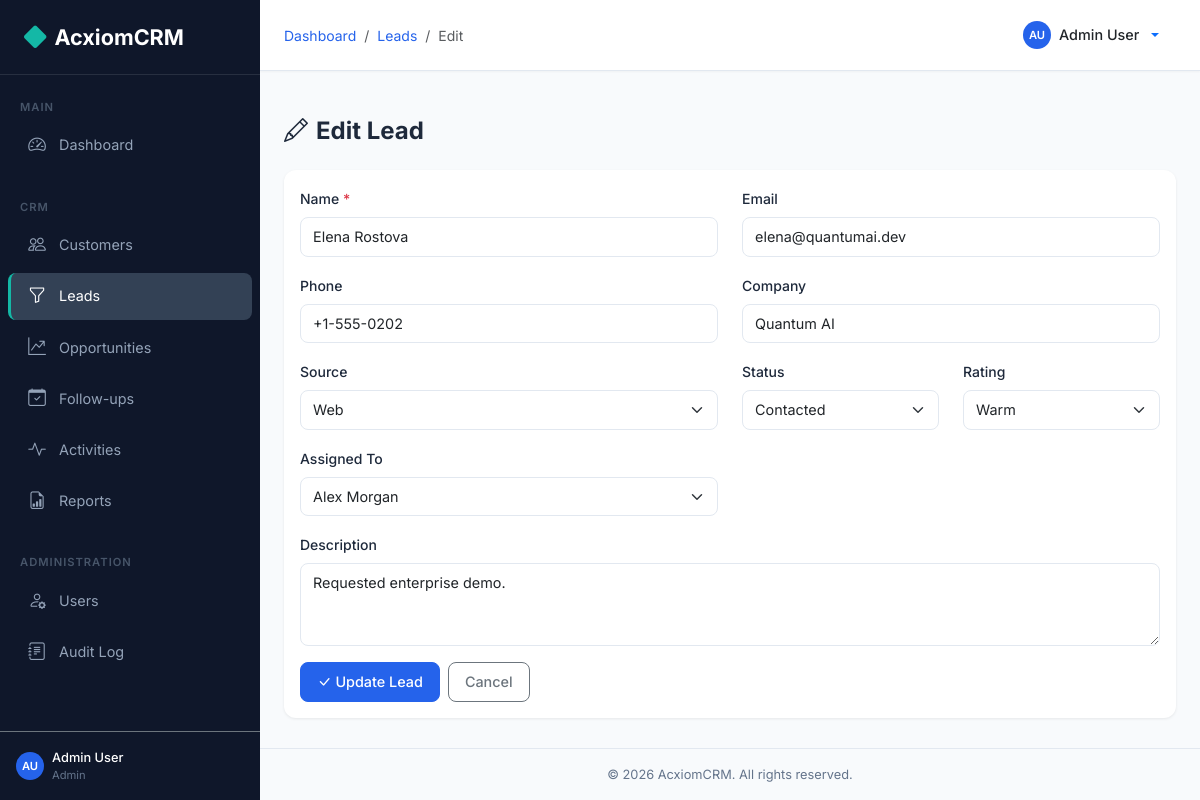
/leads/2/edit (signed in), run on the app's committed database.
### backend/models.py (models this page shows, shortened)
class User(UserMixin, db.Model):
    __tablename__ = 'users'
    id = db.Column(db.Integer, primary_key=True)
    first_name = db.Column(db.String(50), nullable=False)
    last_name = db.Column(db.String(50), nullable=False)
    email = db.Column(db.String(120), unique=True, nullable=False, index=True)
    password_hash = db.Column(db.String(256), nullable=False)
    phone = db.Column(db.String(20))
    role_id = db.Column(db.Integer, db.ForeignKey('roles.id'), nullable=False)
    is_active = db.Column(db.Boolean, default=True)
    failed_login_count = db.Column(db.Integer, default=0)
    lockout_until = db.Column(db.DateTime, nullable=True)
    created_at = db.Column(db.DateTime, default=datetime.utcnow)
    updated_at = db.Column(db.DateTime, default=datetime.utcnow, onupdate=datetime.utcnow)
    customers = db.relationship('Customer', backref='assigned_user', lazy='dynamic', foreign_keys='Customer.assigned_to')
    leads = db.relationship('Lead', backref='assigned_user', lazy='dynamic', foreign_keys='Lead.assigned_to')
    opportunities = db.relationship('Opportunity', backref='assigned_user', lazy='dynamic', foreign_keys='Opportunity.assigned_to')
    @property
    def full_name(self):
        return f'{self.first_name} {self.last_name}'
    def is_admin(self):
        return self.role and self.role.name == 'Admin'

class Role(db.Model):
    __tablename__ = 'roles'
    id = db.Column(db.Integer, primary_key=True)
    name = db.Column(db.String(50), unique=True, nullable=False)
    description = db.Column(db.String(200))
    permissions = db.relationship('Permission', secondary=role_permissions, backref='roles')
    users = db.relationship('User', backref='role', lazy='dynamic')

class Lead(db.Model):
    __tablename__ = 'leads'
    id = db.Column(db.Integer, primary_key=True)
    name = db.Column(db.String(100), nullable=False)
    email = db.Column(db.String(120), index=True)
    phone = db.Column(db.String(20))
    company = db.Column(db.String(100))
    source = db.Column(db.String(50))  # Web, Referral, Cold Call, etc.
    status = db.Column(db.String(20), default='New')  # New, Contacted, Qualified, Unqualified, Converted
    rating = db.Column(db.String(10))  # Hot, Warm, Cold
    description = db.Column(db.Text)
    assigned_to = db.Column(db.Integer, db.ForeignKey('users.id'))
    created_by = db.Column(db.Integer, db.ForeignKey('users.id'))
    converted = db.Column(db.Boolean, default=False)
    converted_customer_id = db.Column(db.Integer, db.ForeignKey('customers.id'))
    converted_date = db.Column(db.DateTime)
    created_at = db.Column(db.DateTime, default=datetime.utcnow)
    updated_at = db.Column(db.DateTime, default=datetime.utcnow, onupdate=datetime.utcnow)
    followups = db.relationship('FollowUp', backref='lead', lazy='dynamic')
    activities = db.relationship('Activity', backref='lead', lazy='dynamic')
    converted_customer = db.relationship('Customer', foreign_keys=[converted_customer_id])
    creator = db.relationship('User', foreign_keys=[created_by])

### backend/routes/leads.py (the view, shortened to what this page needs)
@leads_bp.route('/<int:id>/edit', methods=['GET', 'POST'])
@login_required
def edit(id):
    lead = Lead.query.get_or_404(id)
    users = User.query.filter_by(is_active=True).order_by(User.first_name).all()
    if not (current_user.is_admin() or current_user.is_manager()) and lead.assigned_to != current_user.id:
        abort(403)
    return render_template('leads/edit.html', lead=lead, users=users)

### backend/models.py (called while the page is built)
@login_manager.user_loader
def load_user(user_id):
    return User.query.get(int(user_id))

### frontend/templates/leads/edit.html (shortened to what this page needs)
{% extends 'base.html' %}
{% block breadcrumb %}
<li class="breadcrumb-item"><a href="{{ url_for('dashboard.index') }}">Dashboard</a></li>
<li class="breadcrumb-item"><a href="{{ url_for('leads.list_leads') }}">Leads</a></li>
<li class="breadcrumb-item active">Edit</li>
{% endblock %}
{% block content %}
<div class="page-header"><h1><i class="bi bi-pencil me-2"></i>Edit Lead</h1></div>
<div class="card">
    <div class="card-body">
        <form method="POST">
            <div class="row">
                <div class="col-md-6 mb-3">
                    <label class="form-label">Name <span class="text-danger">*</span></label>
                    <input type="text" class="form-control" name="name" required value="{{ lead.name }}">
                </div>
                <div class="col-md-6 mb-3">
                    <label class="form-label">Email</label>
                    <input type="email" class="form-control" name="email" value="{{ lead.email or '' }}">
                </div>
                <div class="col-md-6 mb-3">
                    <label class="form-label">Phone</label>
                    <input type="text" class="form-control" name="phone" value="{{ lead.phone or '' }}">
                </div>
                <div class="col-md-6 mb-3">
                    <label class="form-label">Company</label>
                    <input type="text" class="form-control" name="company" value="{{ lead.company or '' }}">
                </div>
                <div class="col-md-6 mb-3">
                    <label class="form-label">Source</label>
                    <select class="form-select" name="source">
                        {% for s in ['Web','Referral','Cold Call','Advertisement','Partner','Other'] %}
                        <option value="{{ s }}" {% if lead.source == s %}selected{% endif %}>{{ s }}</option>
                        {% endfor %}
                    </select>
                </div>
                <div class="col-md-3 mb-3">
                    <label class="form-label">Status</label>
                    <select class="form-select" name="status">
                        {% for s in ['New','Contacted','Qualified','Unqualified'] %}
                        <option value="{{ s }}" {% if lead.status == s %}selected{% endif %}>{{ s }}</option>
                        {% endfor %}
                    </select>
                </div>
                <div class="col-md-3 mb-3">
                    <label class="form-label">Rating</label>
                    <select class="form-select" name="rating">
                        {% for r in ['Hot','Warm','Cold'] %}
                        <option value="{{ r }}" {% if lead.rating == r %}selected{% endif %}>{{ r }}</option>
                        {% endfor %}
                    </select>
                </div>
                <div class="col-md-6 mb-3">
                    <label class="form-label">Assigned To</label>
                    <select class="form-select" name="assigned_to">
                        {% for u in users %}
                        <option value="{{ u.id }}" {% if lead.assigned_to == u.id %}selected{% endif %}>{{ u.full_name }}</option>
                        {% endfor %}
                    </select>
                </div>
                <div class="col-12 mb-3">
                    <label class="form-label">Description</label>
                    <textarea class="form-control" name="description" rows="3">{{ lead.description or '' }}</textarea>
                </div>
            </div>
            <div class="d-flex gap-2">
                <button type="submit" class="btn btn-primary"><i class="bi bi-check-lg me-1"></i>Update Lead</button>
                <a href="{{ url_for('leads.detail', id=lead.id) }}" class="btn btn-outline-secondary">Cancel</a>
            </div>
        </form>
    </div>
</div>
{% endblock %}

### frontend/templates/base.html (shortened to what this page needs)
<!DOCTYPE html>
<html lang="en">
<head>
    <link href="https://cdn.jsdelivr.net/npm/bootstrap@5.3.2/dist/css/bootstrap.min.css" rel="stylesheet">
    <link href="https://cdn.jsdelivr.net/npm/bootstrap-icons@1.11.2/font/bootstrap-icons.min.css" rel="stylesheet">
    <link href="{{ url_for('static', filename='css/style.css') }}" rel="stylesheet">
</head>
<body>
    <nav id="sidebar" class="sidebar">
        <div class="sidebar-brand">
            <i class="bi bi-diamond-fill"></i> AcxiomCRM
        </div>
        <div class="sidebar-nav">
            <div class="sidebar-section">Main</div>
            <ul class="nav flex-column">
                <li class="nav-item">
                    <a class="nav-link {% if request.endpoint == 'dashboard.index' %}active{% endif %}" href="{{ url_for('dashboard.index') }}">
                        <i class="bi bi-speedometer2"></i> Dashboard
                    </a>
                </li>
            </ul>
            <div class="sidebar-section mt-3">CRM</div>
            <ul class="nav flex-column">
                <li class="nav-item">
                    <a class="nav-link {% if 'customers' in (request.endpoint or '') %}active{% endif %}" href="{{ url_for('customers.list_customers') }}">
                        <i class="bi bi-people"></i> Customers
                    </a>
                </li>
                <li class="nav-item">
                    <a class="nav-link {% if 'leads' in (request.endpoint or '') %}active{% endif %}" href="{{ url_for('leads.list_leads') }}">
                        <i class="bi bi-funnel"></i> Leads
                    </a>
                </li>
                <li class="nav-item">
                    <a class="nav-link {% if 'opportunities' in (request.endpoint or '') %}active{% endif %}" href="{{ url_for('opportunities.list_opportunities') }}">
                        <i class="bi bi-graph-up-arrow"></i> Opportunities
                    </a>
                </li>
                <li class="nav-item">
                    <a class="nav-link {% if 'followups' in (request.endpoint or '') %}active{% endif %}" href="{{ url_for('followups.list_followups') }}">
                        <i class="bi bi-calendar-check"></i> Follow-ups
                    </a>
                </li>
                <li class="nav-item">
                    <a class="nav-link {% if 'activities' in (request.endpoint or '') %}active{% endif %}" href="{{ url_for('activities.list_activities') }}">
                        <i class="bi bi-activity"></i> Activities
                    </a>
                </li>
                <li class="nav-item">
                    <a class="nav-link {% if 'reports' in (request.endpoint or '') %}active{% endif %}" href="{{ url_for('reports.index') }}">
                        <i class="bi bi-file-earmark-bar-graph"></i> Reports
                    </a>
                </li>
            </ul>
            {% if current_user.is_admin() %}
            <div class="sidebar-section mt-3">Administration</div>
            <ul class="nav flex-column">
                <li class="nav-item">
                    <a class="nav-link {% if 'users' in (request.endpoint or '') %}active{% endif %}" href="{{ url_for('users.list_users') }}">
                        <i class="bi bi-person-gear"></i> Users
                    </a>
                </li>
                <li class="nav-item">
                    <a class="nav-link {% if 'audit' in (request.endpoint or '') %}active{% endif %}" href="{{ url_for('audit.list_logs') }}">
                        <i class="bi bi-journal-text"></i> Audit Log
                    </a>
                </li>
            </ul>
            {% endif %}
        </div>
        <div class="p-3 border-top border-secondary">
            <div class="d-flex align-items-center gap-2">
                <div class="user-avatar user-avatar-sm">{{ current_user.first_name[0] }}{{ current_user.last_name[0] }}</div>
                <div class="flex-grow-1">
                    <div style="font-size:0.8rem;color:#fff;font-weight:500;">{{ current_user.full_name }}</div>
                    <div style="font-size:0.7rem;color:#64748B;">{{ current_user.role.name }}</div>
                </div>
            </div>
        </div>
    </nav>
    <div class="main-content">
        <div class="top-navbar">
            <div class="d-flex align-items-center gap-3">
                <nav aria-label="breadcrumb">
                    <ol class="breadcrumb mb-0">
                        {% block breadcrumb %}{% endblock %}
                    </ol>
                </nav>
            </div>
            <div class="dropdown">
                <button class="btn btn-link text-decoration-none dropdown-toggle d-flex align-items-center gap-2" type="button" data-bs-toggle="dropdown">
                    <div class="user-avatar user-avatar-sm">{{ current_user.first_name[0] }}{{ current_user.last_name[0] }}</div>
                    <span class="text-dark fw-medium" style="font-size:0.9rem;">{{ current_user.full_name }}</span>
                </button>
            </div>
        </div>
        <div class="content-area pb-0 pt-3" style="padding-bottom:0!important;">
        </div>
        <div class="content-area">
            {% block content %}{% endblock %}
        </div>
        <div class="footer">
            &copy; 2026 AcxiomCRM. All rights reserved.
        </div>
    </div>
</body>
</html>

### frontend/static/css/style.css (style rules this page uses)
:root { --primary: #2563EB; --primary-dark: #1D4ED8; --sidebar-bg: #0F172A; --sidebar-hover: #1E293B; --sidebar-active: #334155; --bg: #F8FAFC; --card-bg: #FFFFFF; --accent: #14B8A6; --text-primary: #1E293B; --text-secondary: #64748B; --border: #E2E8F0; --sidebar-width: 260px; }
body { background-color: var(--bg); font-family: 'Inter', -apple-system, BlinkMacSystemFont, 'Segoe UI', sans-serif; color: var(--text-primary); }
.sidebar { position: fixed; top: 0; left: 0; width: var(--sidebar-width); height: 100vh; background: var(--sidebar-bg); z-index: 1040; transition: transform 0.3s ease; overflow-y: auto; display: flex; flex-direction: column; }
.sidebar-brand { padding: 1.25rem 1.5rem; font-size: 1.35rem; font-weight: 700; color: #fff; border-bottom: 1px solid rgba(255,255,255,0.1); display: flex; align-items: center; gap: 0.5rem; }
.sidebar-brand i { color: var(--accent); font-size: 1.4rem; }
.sidebar-nav { flex: 1; padding: 0.75rem 0; }
.sidebar-nav .nav-item { margin: 2px 8px; }
.sidebar-nav .nav-link { color: #94A3B8; padding: 0.65rem 1rem; border-radius: 8px; display: flex; align-items: center; gap: 0.75rem; font-size: 0.9rem; transition: all 0.2s; text-decoration: none; border-left: 3px solid transparent; }
.sidebar-nav .nav-link.active { color: #fff; background: var(--sidebar-active); border-left-color: var(--accent); }
.sidebar-nav .nav-link i { font-size: 1.1rem; width: 20px; text-align: center; }
.sidebar-section { padding: 0.75rem 1.25rem 0.25rem; font-size: 0.7rem; text-transform: uppercase; letter-spacing: 1px; color: #475569; font-weight: 600; }
.main-content { margin-left: var(--sidebar-width); min-height: 100vh; display: flex; flex-direction: column; }
.top-navbar { background: var(--card-bg); border-bottom: 1px solid var(--border); padding: 0.75rem 1.5rem; display: flex; align-items: center; justify-content: space-between; position: sticky; top: 0; z-index: 1030; box-shadow: 0 1px 2px rgba(0,0,0,0.04); }
.content-area { padding: 1.5rem; flex: 1; }
.card { border: none; border-radius: 12px; box-shadow: 0 1px 3px rgba(0,0,0,0.08); background: var(--card-bg); }
.form-control, .form-select { border-radius: 8px; border: 1px solid var(--border); padding: 0.5rem 0.75rem; font-size: 0.9rem; transition: border-color 0.2s, box-shadow 0.2s; }
.form-label { font-weight: 500; font-size: 0.875rem; color: var(--text-primary); }
.btn { border-radius: 8px; font-size: 0.9rem; font-weight: 500; padding: 0.5rem 1rem; }
.btn-primary { background: var(--primary); border-color: var(--primary); }
.breadcrumb { margin-bottom: 0; font-size: 0.875rem; background: transparent; }
.breadcrumb-item a { color: var(--primary); text-decoration: none; }
.page-header { display: flex; justify-content: space-between; align-items: center; margin-bottom: 1.5rem; flex-wrap: wrap; gap: 0.75rem; }
.page-header h1 { font-size: 1.5rem; font-weight: 700; margin: 0; }
.user-avatar { width: 36px; height: 36px; border-radius: 50%; background: var(--primary); color: #fff; display: flex; align-items: center; justify-content: center; font-weight: 600; font-size: 0.85rem; }
.user-avatar-sm { width: 28px; height: 28px; font-size: 0.7rem; }
.footer { padding: 1rem 1.5rem; text-align: center; color: var(--text-secondary); font-size: 0.8rem; border-top: 1px solid var(--border); }

### data on the page
User: first_name "A", last_name "U", full_name "Admin User"
Role: role.name "Admin"
Lead: name "Elena Rostova", email "elena@quantumai.dev", phone "+1-555-0202", company "Quantum AI", source "Web", status "Contacted", rating "Warm", assigned_to "Alex Morgan", description "Requested enterprise demo."
